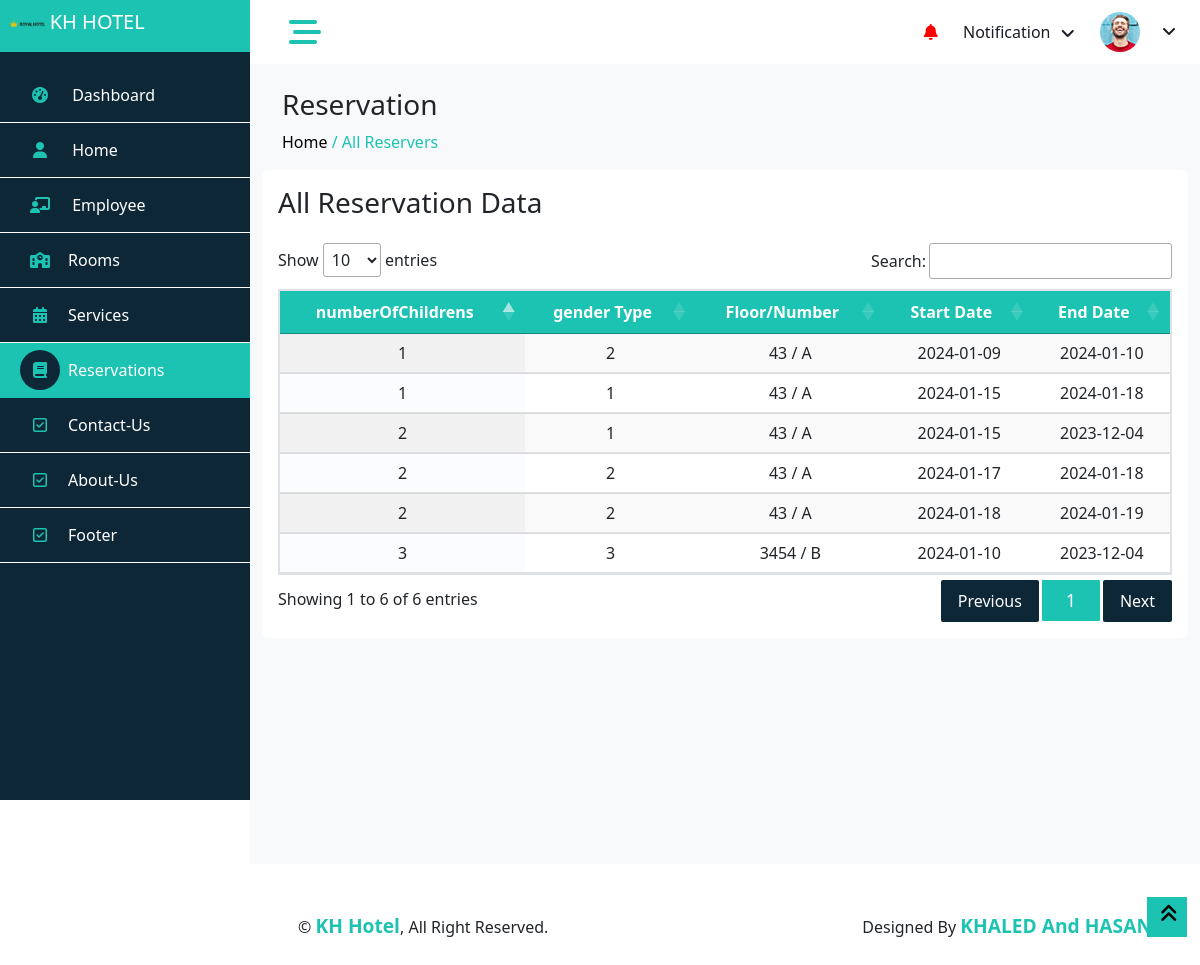
/ReservationInfo.php?user_id=57, run on the app's committed database.
### tables this page shows
CREATE TABLE `reservation` (
  `reservation_id` int(10) UNSIGNED NOT NULL,
  `user_id` int(11) UNSIGNED NOT NULL,
  `room_id` int(11) UNSIGNED NOT NULL,
  `numberOfChildrens` int(11) NOT NULL,
  `gender` varchar(255) NOT NULL,
  `check_in` date NOT NULL,
  `chack_out` date NOT NULL
);

CREATE TABLE `rooms` (
  `room_id` int(10) UNSIGNED NOT NULL,
  `room_name` varchar(255) NOT NULL,
  `room_image` varchar(255) NOT NULL,
  `room_number` int(11) NOT NULL,
  `room_type` varchar(255) NOT NULL,
  `price_per_night` int(11) NOT NULL,
  `room_description` varchar(255) NOT NULL
);

### ReservationInfo.php (the view, shortened to what this page needs)
<?php
require('common/header.php');
require('connect.php');
$user_id = $_GET['user_id'];
$sql = "SELECT reservation.*, rooms.*, users.* FROM reservation INNER JOIN rooms ON reservation.room_id = rooms.room_id INNER JOIN users ON reservation.user_id = users.user_id where users.user_id='$user_id'";
$result = $conn->query($sql);
$reservations = $result->fetch_all(MYSQLI_ASSOC);
?>
<body>
    <div class="container-fluid position-relative bg-white d-flex p-0">
        <?php require('common/sidebar.php'); ?>
        <div class="content">
            <?php require('common/navbar.php'); ?>
            <div class="container-fluid pt-4 min-vh-100 bg-light">
                <div class="row ms-2">
                    <h3>Reservation</h3>
                    <a href="index.php" style="color: black;">
                        <p>Home
                    </a> <span style="color: #1cc3b2;"> / <a href="reservationDetails.php" style="color:#1cc3b2">All Reservers</a></span></p>
                </div>
                <div class="card height-auto border-0">
                    <div class="card-body">
                        <div class="heading-layout1">
                            <div class="item-title">
                                <h3>All Reservation Data</h3>
                            </div>
                        </div>
                        <div class=" row mt-4">
                            <div class="table-responsive">
                                <table class="table display data-table text-nowrap table-striped" id="dataTable" role="grid">
                                    <thead>
                                        <tr role="row">
                                            <th class="sorting text-center text-white" style="background-color: #1cc3b2;">numberOfChildrens</th>
                                            <th class="sorting text-center text-white" style="background-color: #1cc3b2;">gender Type</th>
                                            <th class="sorting text-center text-white" style="background-color: #1cc3b2;">Floor/Number</th>
                                            <th class="sorting text-center text-white" style="background-color: #1cc3b2;">Start Date</th>
                                            <th class="sorting text-center text-white" style="background-color: #1cc3b2;">End Date</th>
                                        </tr>
                                    </thead>
                                    <tbody>
                                        <?php foreach ($reservations as $res) { ?>
                                            <tr class="text-center">
                                                <td id=""><?php echo $res['numberOfChildrens']  ?></td>
                                                <td id=""><?php echo  $res['gender'] ?></td>
                                                <td id=""><?php echo $res['room_number']; ?> / <?php echo $res['room_name']; ?></td>
                                                <td id=""><?php echo $res['check_in']; ?></td>
                                                <td id=""><?php echo $res['chack_out']; ?></td>
                                            </tr>
                                        <?php
                                        } ?>
                                    </tbody>
                                </table>
                            </div>
                        </div>
                    </div>
                </div>
            </div>
            <?php require('common/footer.php'); ?>
        </div>
        <a href="#" class="btn btn-lg  btn-lg-square back-to-top  bg-yellow" style="border-radius:0px"><i class="fa fa-angle-double-up" style="color: black;"></i></a>
    </div>
</body>
</html>

### css/style.css (style rules this page uses)
:root { --primary: blue; --light: #F3F6F9; --dark: #191C24; }
.back-to-top { position: fixed; display: none; right: 13px; bottom: 28px; z-index: 99; }
.btn { transition: .5s; }
.btn-lg-square { width: 40px; height: 40px; }
.btn-square, .btn-sm-square, .btn-lg-square { padding: 0; display: inline-flex; align-items: center; justify-content: center; font-weight: normal; border-radius: 0px; }
.content { margin-left: 250px; min-height: 100vh; background: #FFFFFF; transition: 0.5s; }
@media (min-width: 992px) { .content { width: calc(100% - 250px); } }
.bg-yellow { background-color: #1cc3b2 !important; }

### data on the page
reservation: numberOfChildrens "1", gender "2", room.room_number "43", room.room_name "A", check_in "2024-01-09", chack_out "2024-01-10"
reservation: numberOfChildrens "2", gender "1", room.room_number "43", room.room_name "A", check_in "2024-01-15", chack_out "2023-12-04"
reservation: numberOfChildrens "3", gender "3", room.room_number "3454", room.room_name "B", check_in "2024-01-10", chack_out "2023-12-04"
reservation: numberOfChildrens "2", gender "2", room.room_number "43", room.room_name "A", check_in "2024-01-17", chack_out "2024-01-18"
reservation: numberOfChildrens "1", gender "1", room.room_number "43", room.room_name "A", check_in "2024-01-15", chack_out "2024-01-18"
reservation: numberOfChildrens "2", gender "2", room.room_number "43", room.room_name "A", check_in "2024-01-18", chack_out "2024-01-19"
